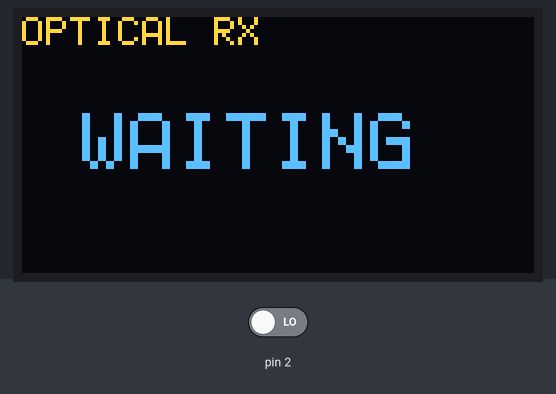
This sketch was run on a simulated Arduino Uno, built with avr-gcc and run on an emulated ATmega328P. On the bench: 128×64 one-colour display. Wiring (inferred from the names in the program): SSD1306 OLED at I2C address 0x3C. The inputs (shaded band) are chosen by the test bench; at power-on: pin 2 LOW. The OLED is the two-colour kind (top 16 rows yellow); what the sketch prints to the serial monitor is not drawn.

Above: at 0.2 s.

The sketch:

receiver.ino
```cpp
#include <Arduino.h>
#include "MiniOLED.h"
#include "OpticalRx.h"

const uint8_t STX = 0x02;
const uint8_t ETX = 0x03;
const uint8_t MAX_MESSAGE = 16;

char message[MAX_MESSAGE + 1] = {};
uint8_t messageLength = 0;
bool receiving = false;
bool oledReady = false;
uint32_t lastByteTime = 0;

MiniOLED display(0x3C);

void showMessage() {
  if (oledReady) {
    display.clear();
    display.setCursor(0, 0);
    display.print("RECEIVED");
    display.setBigCursor(0, 24);
    display.printBig(message);
  }

  Serial.print(F("RX: "));
  Serial.println(message);
}

void processByte(uint8_t value) {
  if (value == STX) {
    receiving = true;
    messageLength = 0;
    message[0] = '\0';
    return;
  }

  if (value == ETX) {
    if (receiving && messageLength > 0) showMessage();
    receiving = false;
    return;
  }

  if (!receiving) return;

  if (messageLength >= MAX_MESSAGE || value < 32 || value > 126) {
    receiving = false;
    return;
  }

  message[messageLength++] = (char)value;
  message[messageLength] = '\0';
}

void setup() {
  Serial.begin(115200);
  OpticalRx::begin();

  oledReady = display.begin();
  if (oledReady) {
    display.setCursor(0, 0);
    display.print("OPTICAL RX");
    display.setBigCursor(15, 24);
    display.printBig("WAITING");
  }

  Serial.println(F("Optical receiver ready"));
}

void loop() {
  uint8_t value;
  if (OpticalRx::poll(value)) {
    lastByteTime = millis();
    processByte(value);
  }

  if (receiving && (uint32_t)(millis() - lastByteTime) > 30) {
    receiving = false;
  }
}
```

MiniOLED.h
```cpp
#pragma once
#include <Wire.h>
#include <avr/pgmspace.h>
class MiniOLED {
public:
  MiniOLED(uint8_t address = 0x3C) {
    _address = address;
  }
  bool begin() {
    Wire.begin();
    Wire.beginTransmission(_address);
    if (Wire.endTransmission() != 0) {
      return false;
    }
    command(0xAE);
    command2(0xD5, 0x80);
    command2(0xA8, 0x3F);
    command2(0xD3, 0x00);
    command(0x40);
    command2(0x8D, 0x14);
    command2(0x20, 0x02);
    command(0xA1);
    command(0xC8);
    command2(0xDA, 0x12);
    command2(0x81, 0x7F);
    command2(0xD9, 0xF1);
    command2(0xDB, 0x40);
    command(0xA4);
    command(0xA6);
    command(0xAF);
    clear();
    return true;
  }
  void clear() {
    for (byte page = 0; page < 8; page++) {
      setPageColumn(page, 0);
      for (byte block = 0; block < 8; block++) {
        Wire.beginTransmission(_address);
        Wire.write(0x40);
        for (byte i = 0; i < 16; i++) Wire.write((uint8_t)0);
        Wire.endTransmission();
      }
    }
  }
  void setCursor(byte x, byte y) {
    smallX = x;
    smallPage = y / 8;
    setPageColumn(smallPage, smallX);
  }
  void print(const char *text) {
    while (*text) print(*text++);
  }
  void print(char c) {
    if (smallX > 122) {
      smallX = 0;
      smallPage++;
    }
    setPageColumn(smallPage, smallX);
    Wire.beginTransmission(_address);
    Wire.write(0x40);
    for (byte i = 0; i < 5; i++) Wire.write(glyph(c, i));
    Wire.write((uint8_t)0);
    Wire.endTransmission();
    smallX += 6;
  }
  void setBigCursor(byte x, byte y) {
    bigX = x;
    bigPage = y / 8;
  }
  void printBig(const char *text) {
    while (*text) printBig(*text++);
  }
  void printBig(char c) {
    if (bigX > 116) {
      bigX = 0;
      bigPage += 2;
    }
    if (bigPage > 6) return;
    uint16_t scaledColumns[6];
    for (byte column = 0; column < 5; column++) {
      byte original = glyph(c, column);
      uint16_t scaled = 0;
      for (byte bit = 0; bit < 8; bit++) {
        if (original & (1 << bit)) {
          scaled |= (1UL << (bit * 2));
          scaled |= (1UL << (bit * 2 + 1));
        }
      }
      scaledColumns[column] = scaled;
    }
    scaledColumns[5] = 0;
    setPageColumn(bigPage, bigX);
    Wire.beginTransmission(_address);
    Wire.write(0x40);
    for (byte column = 0; column < 6; column++) {
      byte top = scaledColumns[column] & 0xFF;
      Wire.write(top);
      Wire.write(top);
    }
    Wire.endTransmission();
    setPageColumn(bigPage + 1, bigX);
    Wire.beginTransmission(_address);
    Wire.write(0x40);
    for (byte column = 0; column < 6; column++) {
      byte bottom = (scaledColumns[column] >> 8) & 0xFF;
      Wire.write(bottom);
      Wire.write(bottom);
    }
    Wire.endTransmission();
    bigX += 12;
  }
private:
  uint8_t _address;
  byte smallX = 0;
  byte smallPage = 0;
  byte bigX = 0;
  byte bigPage = 0;
  void command(uint8_t value) {
    Wire.beginTransmission(_address);
    Wire.write(0x00);
    Wire.write(value);
    Wire.endTransmission();
  }
  void command2(uint8_t a, uint8_t b) {
    command(a);
    command(b);
  }
  void setPageColumn(byte page, byte column) {
    command(0xB0 | page);
    command(column & 0x0F);
    command(0x10 | ((column >> 4) & 0x0F));
  }
  uint8_t glyph(char c, byte i) {
    if (c >= 'a' && c <= 'z') c -= 32;
    static const uint8_t SPACE[] PROGMEM = {0,0,0,0,0};
    static const uint8_t QUESTION[] PROGMEM = {0x02,0x01,0x51,0x09,0x06};
    static const uint8_t N0[] PROGMEM = {0x3E,0x51,0x49,0x45,0x3E};
    static const uint8_t N1[] PROGMEM = {0x00,0x42,0x7F,0x40,0x00};
    static const uint8_t N2[] PROGMEM = {0x42,0x61,0x51,0x49,0x46};
    static const uint8_t N3[] PROGMEM = {0x21,0x41,0x45,0x4B,0x31};
    static const uint8_t N4[] PROGMEM = {0x18,0x14,0x12,0x7F,0x10};
    static const uint8_t N5[] PROGMEM = {0x27,0x45,0x45,0x45,0x39};
    static const uint8_t N6[] PROGMEM = {0x3C,0x4A,0x49,0x49,0x30};
    static const uint8_t N7[] PROGMEM = {0x01,0x71,0x09,0x05,0x03};
    static const uint8_t N8[] PROGMEM = {0x36,0x49,0x49,0x49,0x36};
    static const uint8_t N9[] PROGMEM = {0x06,0x49,0x49,0x29,0x1E};
    static const uint8_t A[] PROGMEM = {0x7E,0x11,0x11,0x11,0x7E};
    static const uint8_t B[] PROGMEM = {0x7F,0x49,0x49,0x49,0x36};
    static const uint8_t C[] PROGMEM = {0x3E,0x41,0x41,0x41,0x22};
    static const uint8_t D[] PROGMEM = {0x7F,0x41,0x41,0x22,0x1C};
    static const uint8_t E[] PROGMEM = {0x7F,0x49,0x49,0x49,0x41};
    static const uint8_t F[] PROGMEM = {0x7F,0x09,0x09,0x09,0x01};
    static const uint8_t G[] PROGMEM = {0x3E,0x41,0x49,0x49,0x7A};
    static const uint8_t H[] PROGMEM = {0x7F,0x08,0x08,0x08,0x7F};
    static const uint8_t I[] PROGMEM = {0x00,0x41,0x7F,0x41,0x00};
    static const uint8_t J[] PROGMEM = {0x20,0x40,0x41,0x3F,0x01};
    static const uint8_t K[] PROGMEM = {0x7F,0x08,0x14,0x22,0x41};
    static const uint8_t L[] PROGMEM = {0x7F,0x40,0x40,0x40,0x40};
    static const uint8_t M[] PROGMEM = {0x7F,0x02,0x0C,0x02,0x7F};
    static const uint8_t N[] PROGMEM = {0x7F,0x04,0x08,0x10,0x7F};
    static const uint8_t O[] PROGMEM = {0x3E,0x41,0x41,0x41,0x3E};
    static const uint8_t P[] PROGMEM = {0x7F,0x09,0x09,0x09,0x06};
    static const uint8_t Q[] PROGMEM = {0x3E,0x41,0x51,0x21,0x5E};
    static const uint8_t R[] PROGMEM = {0x7F,0x09,0x19,0x29,0x46};
    static const uint8_t S[] PROGMEM = {0x46,0x49,0x49,0x49,0x31};
    static const uint8_t T[] PROGMEM = {0x01,0x01,0x7F,0x01,0x01};
    static const uint8_t U[] PROGMEM = {0x3F,0x40,0x40,0x40,0x3F};
    static const uint8_t V[] PROGMEM = {0x1F,0x20,0x40,0x20,0x1F};
    static const uint8_t W[] PROGMEM = {0x3F,0x40,0x38,0x40,0x3F};
    static const uint8_t X[] PROGMEM = {0x63,0x14,0x08,0x14,0x63};
    static const uint8_t Y[] PROGMEM = {0x07,0x08,0x70,0x08,0x07};
    static const uint8_t Z[] PROGMEM = {0x61,0x51,0x49,0x45,0x43};
    const uint8_t *selected = QUESTION;
    switch (c) {
      case ' ': selected = SPACE; break;
      case '0': selected = N0; break;
      case '1': selected = N1; break;
      case '2': selected = N2; break;
      case '3': selected = N3; break;
      case '4': selected = N4; break;
      case '5': selected = N5; break;
      case '6': selected = N6; break;
      case '7': selected = N7; break;
      case '8': selected = N8; break;
      case '9': selected = N9; break;
      case 'A': selected = A; break;
      case 'B': selected = B; break;
      case 'C': selected = C; break;
      case 'D': selected = D; break;
      case 'E': selected = E; break;
      case 'F': selected = F; break;
      case 'G': selected = G; break;
      case 'H': selected = H; break;
      case 'I': selected = I; break;
      case 'J': selected = J; break;
      case 'K': selected = K; break;
      case 'L': selected = L; break;
      case 'M': selected = M; break;
      case 'N': selected = N; break;
      case 'O': selected = O; break;
      case 'P': selected = P; break;
      case 'Q': selected = Q; break;
      case 'R': selected = R; break;
      case 'S': selected = S; break;
      case 'T': selected = T; break;
      case 'U': selected = U; break;
      case 'V': selected = V; break;
      case 'W': selected = W; break;
      case 'X': selected = X; break;
      case 'Y': selected = Y; break;
      case 'Z': selected = Z; break;
    }
    return pgm_read_byte(selected + i);
  }
};
```

OpticalRx.h
```cpp
#pragma once

#include <Arduino.h>
#include <avr/interrupt.h>

#if !defined(__AVR_ATmega328P__) || F_CPU != 16000000UL
#error "Use a classic 16 MHz ATmega328P UNO/Nano"
#endif

namespace OpticalRx {

static const uint16_t BIT_TICKS = 100;  // 50 us with Timer1 at 2 MHz

inline uint8_t opticalBit() {
  return (PIND & _BV(PD2)) ? 0 : 1;  // receiver output is active-low
}

inline void waitUntil(uint16_t target) {
  while ((int16_t)(TCNT1 - target) < 0) {}
}

inline bool readByte(uint8_t &value, uint16_t edgeTime) {
  const uint8_t savedSREG = SREG;
  cli();

  uint16_t sample = edgeTime + BIT_TICKS / 2;
  waitUntil(sample);

  if (opticalBit() != 0) {
    SREG = savedSREG;
    return false;
  }

  value = 0;
  for (uint8_t i = 0; i < 8; i++) {
    sample += BIT_TICKS;
    waitUntil(sample);
    if (opticalBit()) value |= (1 << i);
  }

  sample += BIT_TICKS;
  waitUntil(sample);
  const bool validStop = opticalBit() == 1;

  SREG = savedSREG;
  return validStop;
}

inline void begin() {
  pinMode(2, INPUT);
  TCCR1A = 0;
  TCCR1B = _BV(CS11);    // 16 MHz / 8 = 2 MHz
  TIMSK1 = 0;
  TCNT1 = 0;
}

inline bool poll(uint8_t &value) {
  static uint8_t previousBit = 0;
  const uint8_t currentBit = opticalBit();

  if (previousBit == 1 && currentBit == 0) {
    const uint16_t edgeTime = TCNT1;
    const bool ok = readByte(value, edgeTime);
    previousBit = opticalBit();
    return ok;
  }

  previousBit = currentBit;
  return false;
}

}  // namespace OpticalRx
```
